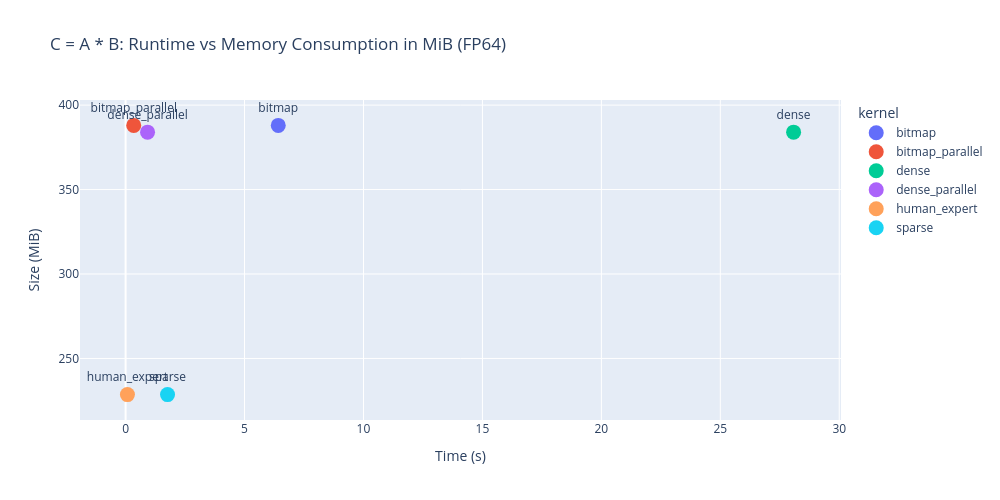

Notebook code cell kept with this figure:
### Code cell
single_df = full_df[(full_df["M"] == 4096) & (full_df["sparsity"] == 90)]
fig = px.scatter(single_df,
      x='seconds', 
      y='mb',
      hover_data=["seconds", "mb"],
      color='kernel',
      text='kernel',
      title='C = A * B: Runtime vs Memory Consumption in MiB (FP64)',
      labels={'seconds': 'Time (s)', 'mb': 'Size (MiB)'},
      width=1000, height=500,
)
fig.update_traces(marker_size=15, textposition='top center')
fig.show()

### Figure 1 — Plotly figure (JSON) as saved in the notebook; plotly's stock layout.template omitted (floating-point values rounded to 4 significant figures)
{"data": [{"hovertemplate": "kernel=%{text}<br>Time (s)=%{x}<br>Size (MiB)=%{y}<extra></extra>", "legendgroup": "bitmap", "marker": {"color": "#636efa", "size": 15, "symbol": "circle"}, "mode": "markers+text", "name": "bitmap", "orientation": "v", "showlegend": true, "text": ["bitmap"], "textposition": "top center", "type": "scatter", "x": [6.417], "xaxis": "x", "y": [388.0], "yaxis": "y"}, {"hovertemplate": "kernel=%{text}<br>Time (s)=%{x}<br>Size (MiB)=%{y}<extra></extra>", "legendgroup": "bitmap_parallel", "marker": {"color": "#EF553B", "size": 15, "symbol": "circle"}, "mode": "markers+text", "name": "bitmap_parallel", "orientation": "v", "showlegend": true, "text": ["bitmap_parallel"], "textposition": "top center", "type": "scatter", "x": [0.3419], "xaxis": "x", "y": [388.0], "yaxis": "y"}, {"hovertemplate": "kernel=%{text}<br>Time (s)=%{x}<br>Size (MiB)=%{y}<extra></extra>", "legendgroup": "dense", "marker": {"color": "#00cc96", "size": 15, "symbol": "circle"}, "mode": "markers+text", "name": "dense", "orientation": "v", "showlegend": true, "text": ["dense"], "textposition": "top center", "type": "scatter", "x": [28.08], "xaxis": "x", "y": [384.0], "yaxis": "y"}, {"hovertemplate": "kernel=%{text}<br>Time (s)=%{x}<br>Size (MiB)=%{y}<extra></extra>", "legendgroup": "dense_parallel", "marker": {"color": "#ab63fa", "size": 15, "symbol": "circle"}, "mode": "markers+text", "name": "dense_parallel", "orientation": "v", "showlegend": true, "text": ["dense_parallel"], "textposition": "top center", "type": "scatter", "x": [0.923], "xaxis": "x", "y": [384.0], "yaxis": "y"}, {"hovertemplate": "kernel=%{text}<br>Time (s)=%{x}<br>Size (MiB)=%{y}<extra></extra>", "legendgroup": "human_expert", "marker": {"color": "#FFA15A", "size": 15, "symbol": "circle"}, "mode": "markers+text", "name": "human_expert", "orientation": "v", "showlegend": true, "text": ["human_expert"], "textposition": "top center", "type": "scatter", "x": [0.07674], "xaxis": "x", "y": [228.6], "yaxis": "y"}, {"hovertemplate": "kernel=%{text}<br>Time (s)=%{x}<br>Size (MiB)=%{y}<extra></extra>", "legendgroup": "sparse", "marker": {"color": "#19d3f3", "size": 15, "symbol": "circle"}, "mode": "markers+text", "name": "sparse", "orientation": "v", "showlegend": true, "text": ["sparse"], "textposition": "top center", "type": "scatter", "x": [1.763], "xaxis": "x", "y": [228.6], "yaxis": "y"}], "layout": {"height": 500, "legend": {"title": {"text": "kernel"}, "tracegroupgap": 0}, "title": {"text": "C = A * B: Runtime vs Memory Consumption in MiB (FP64)"}, "width": 1000, "xaxis": {"anchor": "y", "domain": [0, 1], "title": {"text": "Time (s)"}}, "yaxis": {"anchor": "x", "domain": [0, 1], "title": {"text": "Size (MiB)"}}}}
